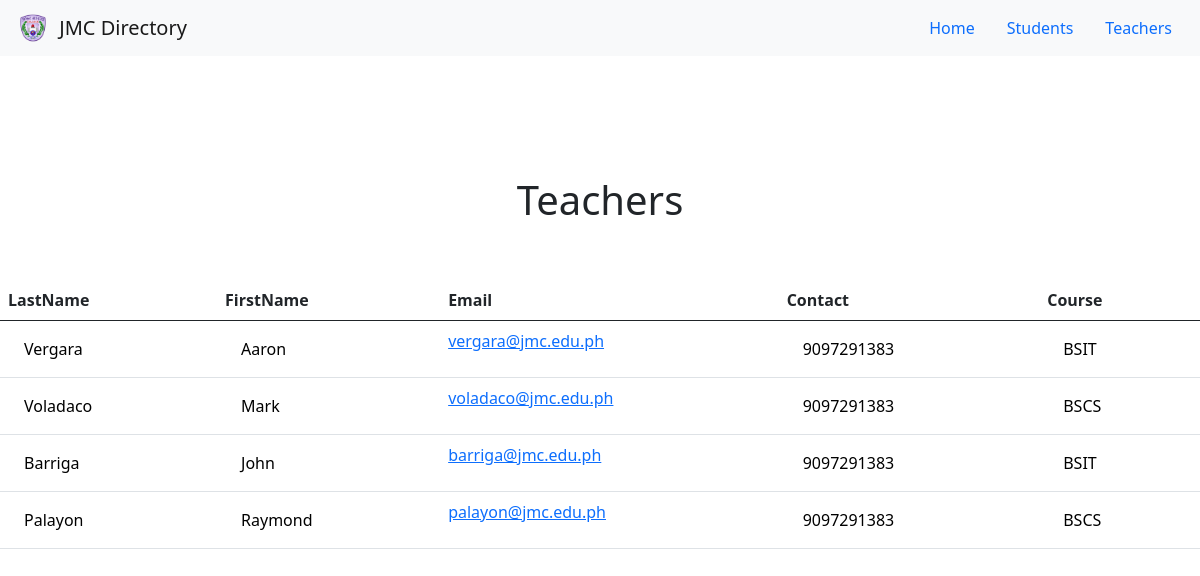
Screenshot of /teachers/ with the database file from the repository.
### directory/models.py (models this page shows, shortened)
class Teacher(models.Model):
    lastName = models.CharField(max_length=100)
    firstName = models.CharField(max_length=100)
    email = models.CharField(max_length=100)
    contact = models.IntegerField()
    course = models.CharField(max_length=100)
    address = models.CharField(max_length=100)
    image = models.ImageField(upload_to='directory/images')

### directory/views.py (the view)
# urls.py: path('teachers/', views.all_teachers, name='all_teachers'),
def all_teachers(request):
    teachers = Teacher.objects.all()
    return render(request, 'directory/teachers.html', {
        'teachers': teachers,
    })

### directory/templates/directory/teachers.html
{% extends 'directory/base.html' %}
{% block content %}
<br>
<br>
<br>
<br>
<br>
<h1 style="text-align:center">Teachers</h1>
<br>
<br>
<table class="table">
  <thead>
    <tr>
    <a href=""><th scope="col">LastName</th></a>
    <th scope="col">FirstName</th>
    <th scope="col">Email</th>
    <th scope="col">Contact</th>
    <th scope="col">Course</th>
    </tr>
  </thead>
  <tbody>
    {% for teacher in teachers %}
    <tr>
      <td><a href="{% url 'directory:teacher' teacher.id %}" class="nav-link" style="color:black">{{teacher.lastName}}</a></td>
      <td><a href="{% url 'directory:teacher' teacher.id %}" class="nav-link" style="color:black">{{teacher.firstName}}</a></td>
      <td><a href="{% url 'directory:teacher' teacher.id %}">{{teacher.email}}</a></td>
      <td><a href="{% url 'directory:teacher' teacher.id %}" class="nav-link" style="color:black">{{teacher.contact}}</a></td>
      <td><a href="{% url 'directory:teacher' teacher.id %}" class="nav-link" style="color:black">{{teacher.course}}</a></td>
    </tr>
    {% endfor %}
  </tbody>
</table>
{% endblock %}

### rows the page displays
Teacher: lastName "Vergara", firstName "Aaron", email "vergara@jmc.edu.ph", contact "9097291383", course "BSIT"
Teacher: lastName "Voladaco", firstName "Mark", email "voladaco@jmc.edu.ph", contact "9097291383", course "BSCS"
Teacher: lastName "Barriga", firstName "John", email "barriga@jmc.edu.ph", contact "9097291383", course "BSIT"
Teacher: lastName "Palayon", firstName "Raymond", email "palayon@jmc.edu.ph", contact "9097291383", course "BSCS"
